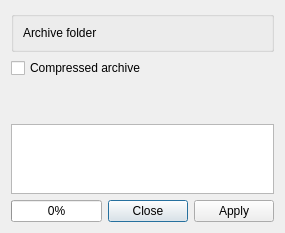
<?xml version="1.0" encoding="UTF-8"?>
<ui version="4.0">
 <class>ArchiveWidget_UI</class>
 <widget class="QDialog" name="ArchiveWidget_UI">
  <property name="geometry">
   <rect>
    <x>0</x>
    <y>0</y>
    <width>266</width>
    <height>219</height>
   </rect>
  </property>
  <property name="windowTitle">
   <string>Dialog</string>
  </property>
  <layout class="QVBoxLayout" name="verticalLayout">
   <item>
    <widget class="QGroupBox" name="groupBox">
     <property name="title">
      <string/>
     </property>
     <property name="flat">
      <bool>true</bool>
     </property>
     <layout class="QHBoxLayout" name="horizontalLayout">
      <item>
       <widget class="QLabel" name="label">
        <property name="text">
         <string>Archive folder</string>
        </property>
       </widget>
      </item>
      <item>
       <widget class="KUrlRequester" name="archive_url">
        <property name="mode">
         <set>KFile::Directory</set>
        </property>
       </widget>
      </item>
     </layout>
    </widget>
   </item>
   <item>
    <widget class="QCheckBox" name="compressed_archive">
     <property name="text">
      <string>Compressed archive</string>
     </property>
    </widget>
   </item>
   <item>
    <layout class="QHBoxLayout" name="horizontalLayout_2">
     <item>
      <widget class="QLabel" name="icon_info">
       <property name="sizePolicy">
        <sizepolicy hsizetype="Maximum" vsizetype="Preferred">
         <horstretch>0</horstretch>
         <verstretch>0</verstretch>
        </sizepolicy>
       </property>
       <property name="text">
        <string/>
       </property>
      </widget>
     </item>
     <item>
      <widget class="QLabel" name="text_info">
       <property name="text">
        <string/>
       </property>
      </widget>
     </item>
    </layout>
   </item>
   <item>
    <widget class="QLabel" name="project_files">
     <property name="text">
      <string/>
     </property>
    </widget>
   </item>
   <item>
    <widget class="QTreeWidget" name="files_list">
     <property name="alternatingRowColors">
      <bool>true</bool>
     </property>
     <property name="selectionBehavior">
      <enum>QAbstractItemView::SelectItems</enum>
     </property>
     <attribute name="headerVisible">
      <bool>false</bool>
     </attribute>
     <column>
      <property name="text">
       <string notr="true">1</string>
      </property>
     </column>
    </widget>
   </item>
   <item>
    <layout class="QHBoxLayout" name="horizontalLayout_3">
     <item>
      <widget class="QProgressBar" name="progressBar">
       <property name="value">
        <number>0</number>
       </property>
      </widget>
     </item>
     <item>
      <widget class="QDialogButtonBox" name="buttonBox">
       <property name="orientation">
        <enum>Qt::Horizontal</enum>
       </property>
       <property name="standardButtons">
        <set>QDialogButtonBox::Apply|QDialogButtonBox::Close</set>
       </property>
      </widget>
     </item>
    </layout>
   </item>
  </layout>
 </widget>
 <customwidgets>
  <customwidget>
   <class>KUrlRequester</class>
   <extends>QFrame</extends>
   <header>kurlrequester.h</header>
  </customwidget>
 </customwidgets>
 <resources/>
 <connections>
  <connection>
   <sender>buttonBox</sender>
   <signal>accepted()</signal>
   <receiver>ArchiveWidget_UI</receiver>
   <slot>accept()</slot>
   <hints>
    <hint type="sourcelabel">
     <x>248</x>
     <y>254</y>
    </hint>
    <hint type="destinationlabel">
     <x>157</x>
     <y>274</y>
    </hint>
   </hints>
  </connection>
  <connection>
   <sender>buttonBox</sender>
   <signal>rejected()</signal>
   <receiver>ArchiveWidget_UI</receiver>
   <slot>reject()</slot>
   <hints>
    <hint type="sourcelabel">
     <x>316</x>
     <y>260</y>
    </hint>
    <hint type="destinationlabel">
     <x>286</x>
     <y>274</y>
    </hint>
   </hints>
  </connection>
 </connections>
</ui>
